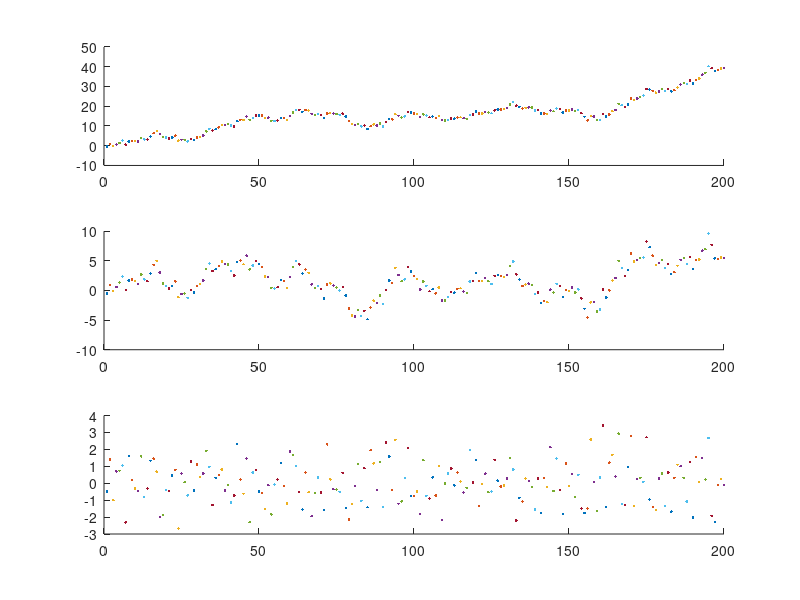
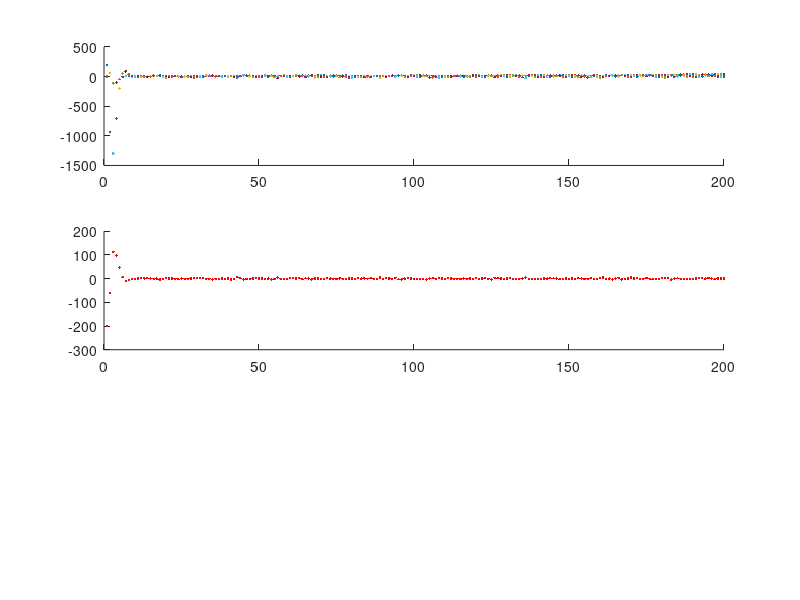

Write the MATLAB code that produced these figures, in order.
% https://en.wikipedia.org/wiki/Kalman_filter#Derivations
% 
% 
clear;
delta_t=0.1;
length = 200;
matrix_F=[1, delta_t; ...
          0, 1];
matrix_G=[delta_t^2/2; ...
          delta_t];
sigma_a_sq = 1.21;      
sigma_z_sq = 1.12;      
matrix_Q=[delta_t^4/4, delta_t^3/2; ...
          delta_t^3/2, delta_t^2]*sigma_a_sq;
matrix_H=[1, 0];

% hat_x_00=zeros(2,1);
hat_x_00=[200;1];
matrix_P=zeros(2,2);
sigma_z = 0.01;
matrix_R = sigma_z^2;

n1 = normrnd(0,1);
hat_x_k1_k1 = hat_x_00;
a_k = 0.1;
x_k = [0; 0];
% noise_size=1;
figure(2);
hold off;
hat_P_k1_k1 = matrix_P;
for iterator=1:length
figure(2);
    w_k = normrnd(0,  sigma_a_sq);     
    v_k = normrnd(0,  sigma_z_sq);
    x_k = matrix_F * x_k + w_k;
    z_k = matrix_H * x_k + v_k;
    subplot(311);
    hold on;
    plot(iterator, x_k(1,1), '.');
    subplot(312);
    hold on;
    plot(iterator, x_k(2,1), '.');
    subplot(313);
    hold on;
    plot(iterator, w_k, '.');
    %% Predict
    hat_x_k_k1 = matrix_F * hat_x_k1_k1; % + matrix_G * a_k;
    hat_P_k_k1 = matrix_F * hat_P_k1_k1 * matrix_F.' + matrix_Q;
figure(3);
    subplot(311);
    hold on;
    plot(iterator, hat_x_k_k1, '.');
    subplot(312);
    hold on;
    plot(iterator, x_k(1,1)-hat_x_k_k1(1,1), 'r.');


    %% Update
    tide_y = z_k - matrix_H * hat_x_k_k1;
    S_k    = matrix_H * hat_P_k_k1 * matrix_H.' + matrix_R;
    K_k    = hat_P_k_k1 * matrix_H.' / S_k;
    hat_x_k1_k1 = hat_x_k_k1 + K_k * tide_y;
    hat_P_k1_k1 = (eye(2) - K_k * matrix_H) * hat_P_k_k1;
end
hat_x_k_k1


